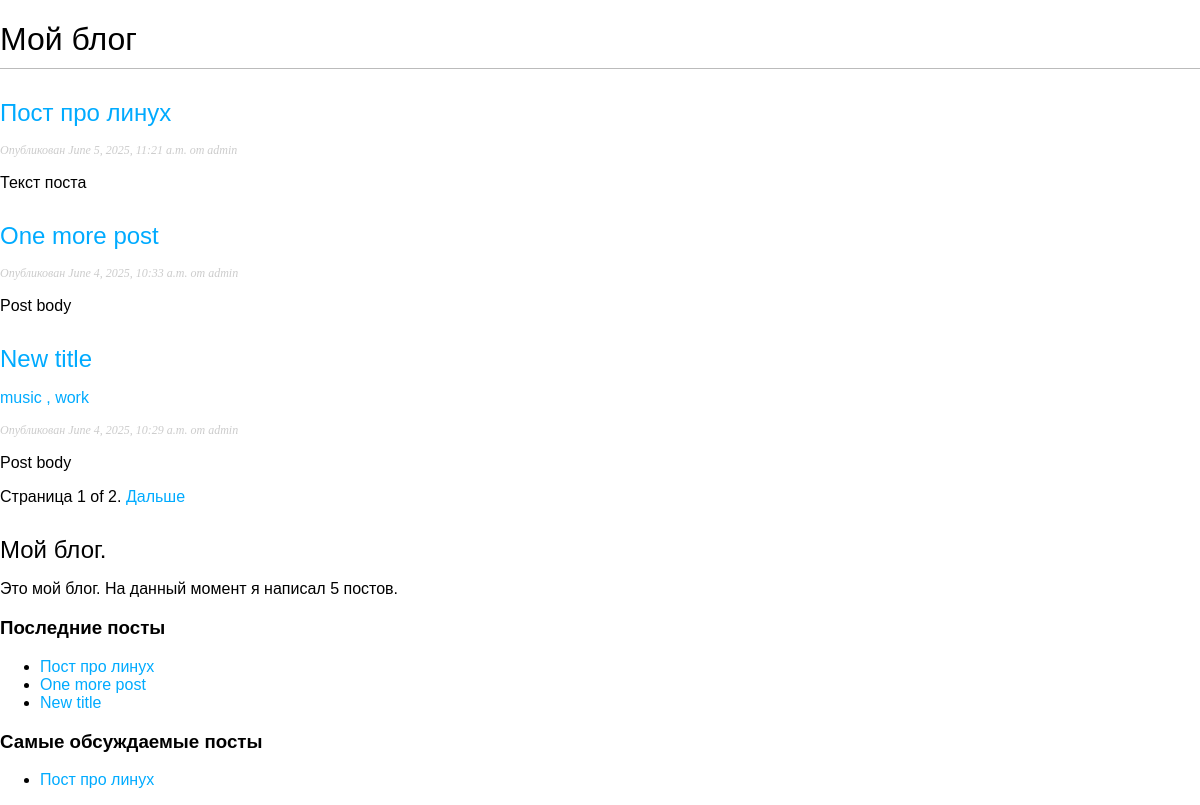
The page /blog/ on the database as committed earlier.
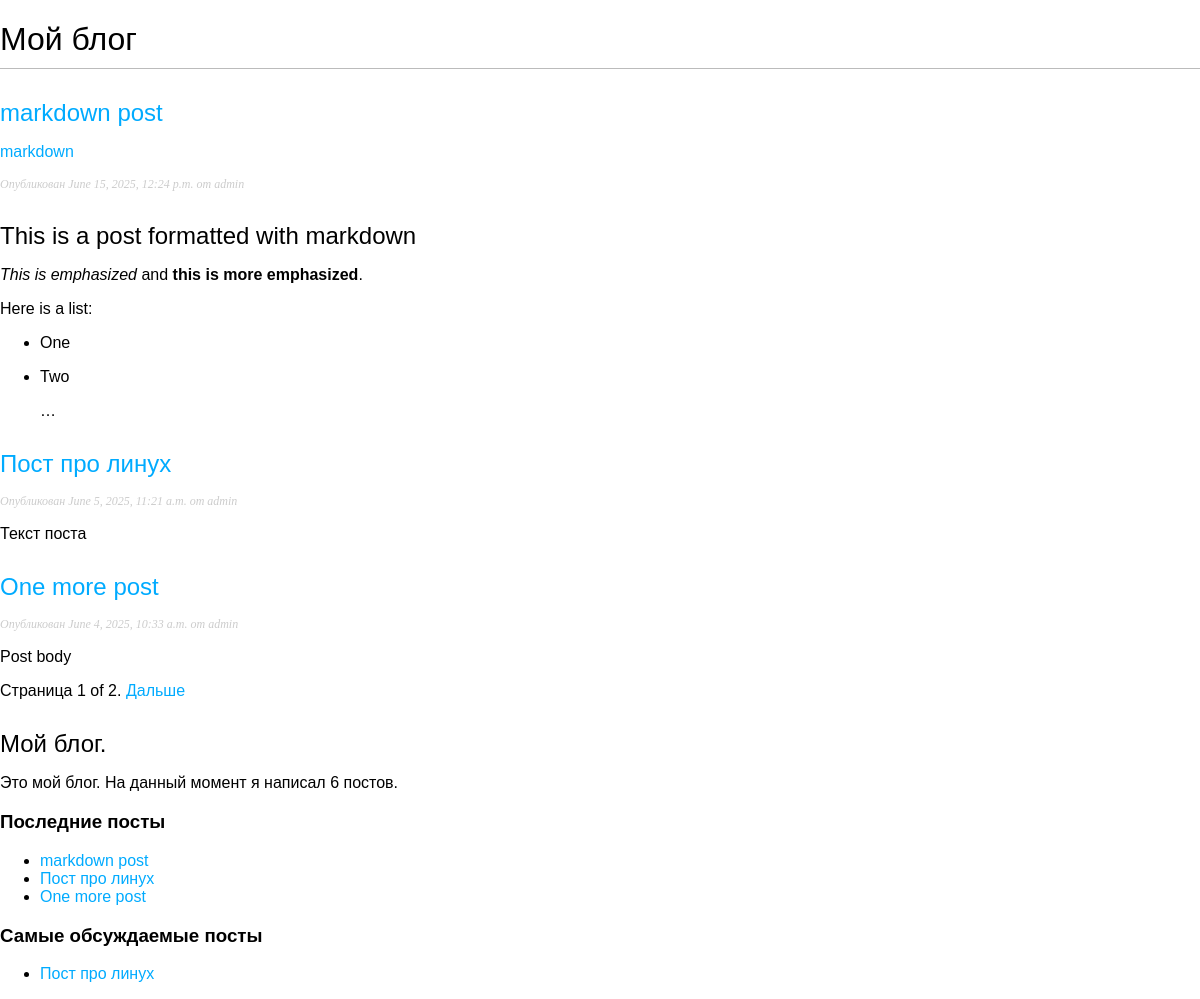
The same page on the database as committed later.
### blog/models.py (models this page shows, shortened)
class Post(models.Model):
    class Status(models.TextChoices):
        DRAFT = "DF", "Черновик"
        PUBLISHED = "PB", "Опубликовано"
    title = models.CharField(max_length=250)
    slug = models.SlugField(
        max_length=250,
        unique_for_date="publish"
    )
    author = models.ForeignKey(
        User,
        on_delete=models.CASCADE,
        related_name="blog_posts",
    )
    body = models.TextField()
    publish = models.DateTimeField(default=timezone.now)
    created = models.DateTimeField(auto_now_add=True)
    update = models.DateTimeField(auto_now=True)
    status = models.CharField(
        max_length=2, choices=Status.choices, default=Status.DRAFT
    )
    objects = models.Manager()
    published = PublishedManager()
    tags = TaggableManager()
    class Meta:
        ordering = ["-publish"]
        indexes = [models.Index(fields=["-publish"])]
    def get_absolute_url(self):
        return reverse("blog:post_detail",
        args=[
            self.publish.year, # pylint: disable=E1101:no-member
            self.publish.month,  # pylint: disable=E1101:no-member
            self.publish.day,  # pylint: disable=E1101:no-member
            self.slug,
        ])

### blog/views.py (the view)
# urls.py: path("", post_list, name="post_list"),
def post_list(request, tag_slug=None):
    post_list_total = Post.published.all()
    tag = None
    if tag_slug:
        tag = get_object_or_404(Tag, slug=tag_slug)
        post_list_total = post_list_total.filter(tags=tag)
    paginator = Paginator(post_list_total, 3)
    page_number = request.GET.get("page", 1)
    try:
        posts = paginator.page(page_number)
    except PageNotAnInteger:
        posts = paginator.page(1)
    except EmptyPage:
        posts = paginator.page(paginator.num_pages)
    return render(request, "blog/post/list.html", {"posts": posts, "tag": tag})

### blog/models.py (called while the page is built)
    def get_queryset(self):
        return super().get_queryset().filter(status=Post.Status.PUBLISHED)

### blog/templatetags/blog_tags.py (called while the page is built)
@register.simple_tag
def total_posts():
    return Post.published.count()

@register.inclusion_tag("blog/post/latest_posts.html")
def show_latest_posts(count=5):
    latest_posts = Post.published.order_by("-publish")[:count]
    return {"latest_posts": latest_posts}

@register.simple_tag
def get_most_commented_posts(count=5):
    return Post.published.annotate(
        total_comments=Count("comments")
    ).exclude(total_comments=0).order_by("-total_comments")[:count]

@register.filter(name="markdown")
def markdown_format(text):
    return mark_safe(markdown(text))

### templates/blog/post/list.html (shortened to what this page needs)
{% extends 'blog/base.html' %}
{% load blog_tags %}
{% block content %}
    <h1>Мой блог</h1>
    {% for post in posts %}
        <h2>
            <a href="{{ post.get_absolute_url }}">{{ post.title }}</a>
        </h2>
        <p class="tags">
            {% for tag in post.tags.all %}
                <a href="{% url 'blog:post_list_by_tag' tag.slug %}">
                    {{ tag.name }}
                {% if not forloop.last %}
                    ,
                {% endif %}
                </a>
            {% endfor %}
        </p>
        <p class="date">Опубликован {{ post.publish }} от {{ post.author }}</p>
        {{ post.body|markdown|truncatewords_html:30 }}
    {% endfor %}
    {% include "paginator.html" with page=posts %}
{% endblock  %}

### templates/blog/base.html (shortened to what this page needs)
 {% load blog_tags %}
 {% load static %}
<!DOCTYPE html>
<html lang="en">
<head>
    <link rel="stylesheet" href="{% static 'css/blog.css' %}">
</head>
<body>
    <div class="content">
        {% block content %}
        {% endblock  %}
    </div>
    <div class="sidebar">
        <h2>
            Мой блог.
        </h2>
        <p>
            Это мой блог.
            На данный момент я написал {% total_posts %} постов.
        </p>
        <h3>
            Последние посты
        </h3>
        {% show_latest_posts 3 %}
        <h3>
            Самые обсуждаемые посты
        </h3>
        {% get_most_commented_posts as most_commented_posts %}
        <ul>
            {% for post in most_commented_posts %}
                <li>
                    <a href="{{ post.get_absolute_url }}">
                        {{ post.title }}
                    </a>
                </li>
            {% endfor %}
        </ul>
    </div>
</body>
</html>

### templates/blog/post/latest_posts.html
<ul>
    {% for post in latest_posts %}
        <li>
            <a href="{{ post.get_absolute_url }}">{{ post.title }}</a>
        </li>
    {% endfor %}
</ul>

Rows that differ between the two databases and show on the page:
no longer on this page (row unchanged): Post: title "New title", publish "June 4, 2025, 10:29 a.m.", author "admin", body "Post body"
no longer on this page (row unchanged): Tag: name "music", shown under "New title"
no longer on this page (row unchanged): Tag: name "work", shown under "New title"
added Post: title "markdown post", publish "June 15, 2025, 12:24 p.m.", author "admin", body "This is a post formatted with markdown This is emphasized and this is more emphasized . Here is a list: One Two …"
added Tag: name "markdown", shown under "markdown post"
Other text that changed with them:
text no longer shown: "5"
text now shown: "6"
